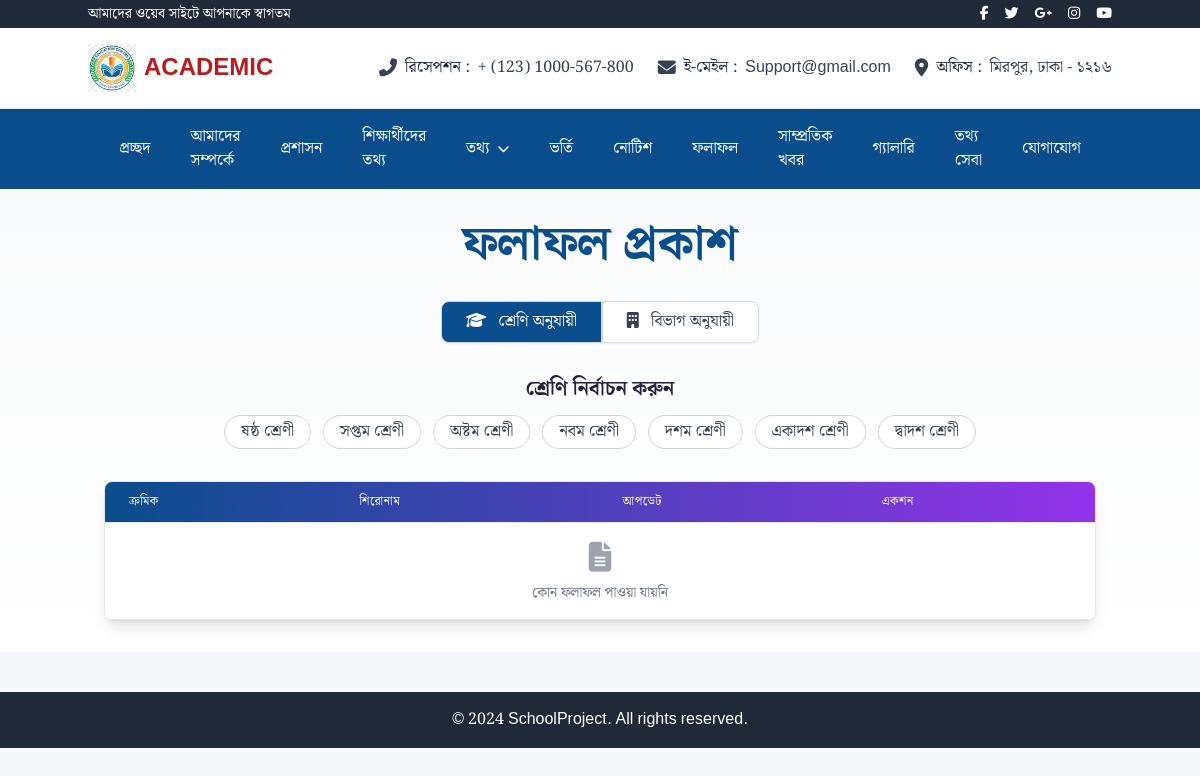
Before: /results/ with the older database file.
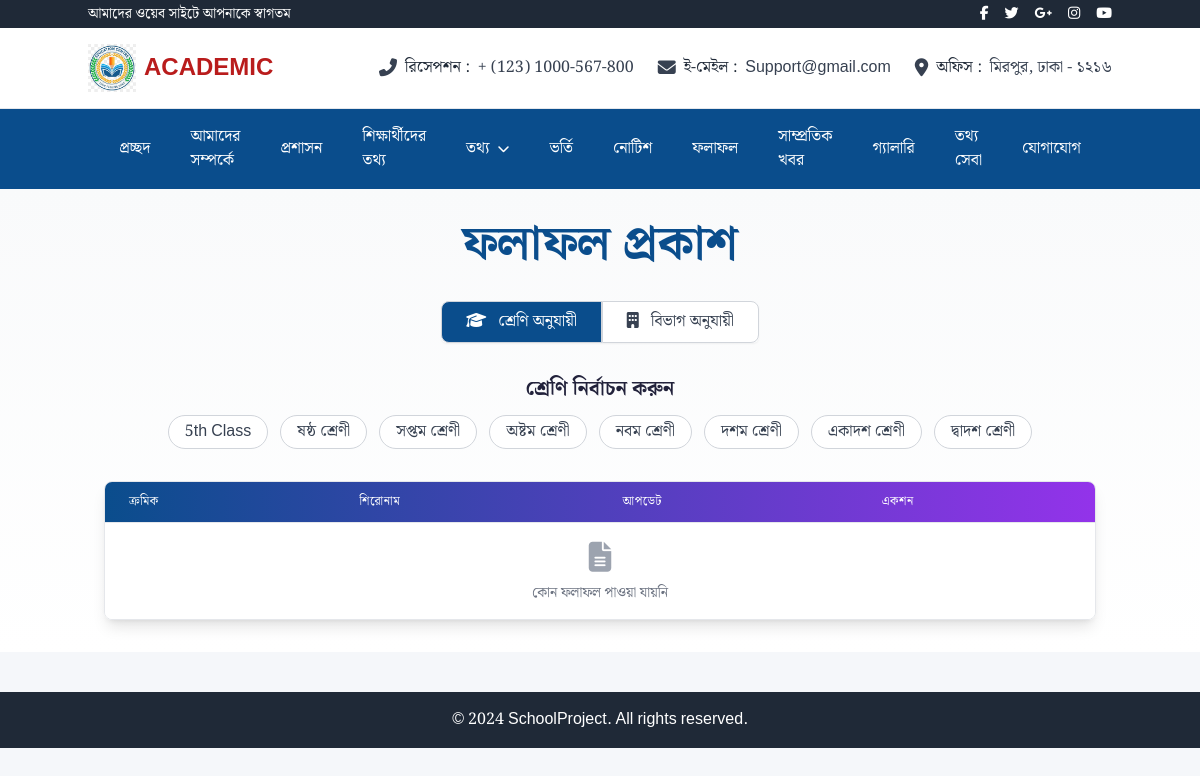
After: the same page with the newer database file.
### web/models.py (models this page shows, shortened)
class TimeStampModel(models.Model):
    created_at = models.DateTimeField(auto_now_add=True)
    updated_at = models.DateTimeField(auto_now=True)
    class Meta:
        abstract = True

class Class(TimeStampModel):
    name = models.CharField(max_length=50)  # Bengali name
    name_en = models.CharField(max_length=50)  # English name
    numeric_value = models.IntegerField()  # For sorting (e.g., 6,7,8)
    description = models.TextField(blank=True)
    class Meta:
        verbose_name_plural = 'Classes'
        ordering = ['numeric_value']

### web/views.py (the view)
# urls.py: path('results/', result_list, name='result_list'),
def result_list(request):
    classes = Class.objects.all().order_by('numeric_value')
    departments = Department.objects.all()
    context = {
        'classes': classes,
        'departments': departments,
    }
    return render(request, 'website/results.html', context)

### template/website/results.html (shortened to what the changed rows need)
{% extends 'website/base.html' %}
{% load static %}
{% block content %}
<div class="bg-gradient-to-b from-gray-50 to-white py-8">
    <div class="container mx-auto px-4">
        <h1 class="text-4xl md:text-5xl font-bold text-center text-[var(--color-primary)] mb-8">
            ফলাফল প্রকাশ
        </h1>
        <div x-data="{
            activeTab: 'class',
            activeClass: null,
            activeDept: null,
            results: [],
            async filterResults() {
                let url = '{% url "filter_results" %}?';
                if (this.activeTab === 'class' && this.activeClass) {
                    url += 'class_id=' + this.activeClass;
                }
                else if (this.activeTab === 'dept' && this.activeDept) {
                    url += 'dept_slug=' + this.activeDept;
                }
                const response = await fetch(url);
                const data = await response.json();
                this.results = data.results;
            },
            init() {
                this.filterResults();
            }
        }" x-init="init()">
            <div class="mb-8">
                <div x-show="activeTab === 'class'" x-transition class="text-center">
                    <div class="flex flex-wrap justify-center gap-3">
                        {% for class in classes %}
                        <button @click="activeClass = {{ class.id }}; filterResults();"
                                :class="activeClass === {{ class.id }} ? 'bg-[var(--color-primary)] text-white' : 'bg-white text-gray-700 hover:bg-gray-100'"
                                class="px-4 py-1 rounded-full border border-gray-300 transition-colors duration-200">
                            {{ class.name }}
                        </button>
                        {% endfor %}
                    </div>
                </div>
            </div>
            <div id="result-list-container">
                <div class="overflow-hidden rounded-lg shadow-lg border border-gray-200">
                    <table class="min-w-full divide-y divide-gray-200">
                        <thead class="bg-gradient-to-r from-[var(--color-primary)] to-purple-600">
                            <tr>
                                <th class="px-6 py-3 text-left text-xs font-medium text-white uppercase tracking-wider">ক্রমিক</th>
                                <th class="px-6 py-3 text-left text-xs font-medium text-white uppercase tracking-wider">শিরোনাম</th>
                                <th class="px-6 py-3 text-left text-xs font-medium text-white uppercase tracking-wider">আপডেট</th>
                                <th class="px-6 py-3 text-left text-xs font-medium text-white uppercase tracking-wider">একশন</th>
                            </tr>
                        </thead>
                    </table>
                </div>
            </div>
        </div>
    </div>
</div>
{% endblock %}

Changed rows visible on the page:
added Class: name "5th Class"
